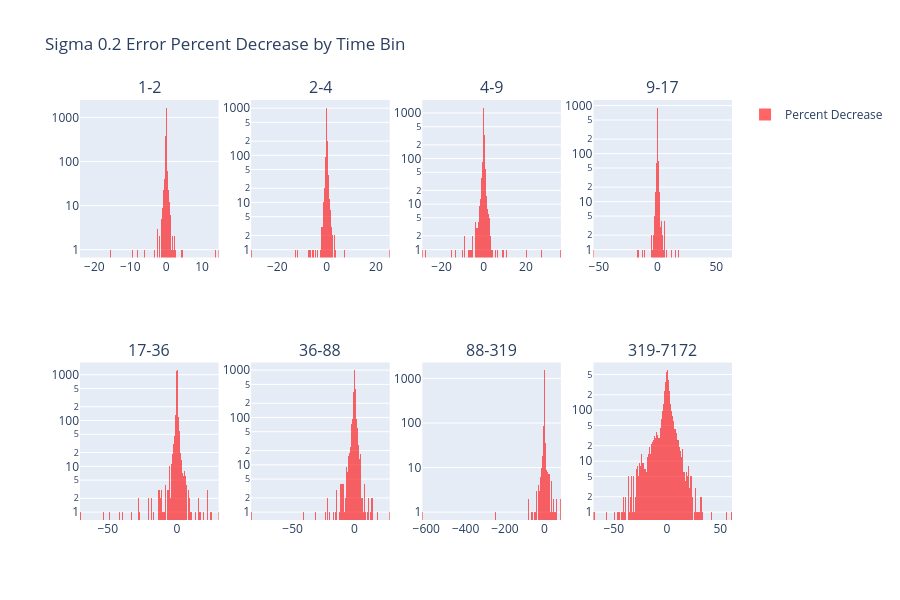

Notebook code for this chart:
### Code cell
error_change_proportion_by_time_bin(unary, S0_2_R0_static)

### Figure 1 — Plotly figure (JSON) as saved in the notebook; plotly's stock layout.template omitted (floating-point values rounded to 4 significant figures; data arrays with more than 128 entries replaced by an {"elided": "..."} marker saying what was removed)
{"data": [{"marker": {"color": "red"}, "name": "Percent Decrease", "opacity": 0.6, "showlegend": true, "type": "histogram", "x": {"elided": "4797 float values"}, "xaxis": "x", "yaxis": "y"}, {"marker": {"color": "red"}, "name": "Percent Decrease", "opacity": 0.6, "showlegend": false, "type": "histogram", "x": {"elided": "2827 float values"}, "xaxis": "x2", "yaxis": "y2"}, {"marker": {"color": "red"}, "name": "Percent Decrease", "opacity": 0.6, "showlegend": false, "type": "histogram", "x": {"elided": "4081 float values"}, "xaxis": "x3", "yaxis": "y3"}, {"marker": {"color": "red"}, "name": "Percent Decrease", "opacity": 0.6, "showlegend": false, "type": "histogram", "x": {"elided": "3451 float values"}, "xaxis": "x4", "yaxis": "y4"}, {"marker": {"color": "red"}, "name": "Percent Decrease", "opacity": 0.6, "showlegend": false, "type": "histogram", "x": {"elided": "3663 float values"}, "xaxis": "x5", "yaxis": "y5"}, {"marker": {"color": "red"}, "name": "Percent Decrease", "opacity": 0.6, "showlegend": false, "type": "histogram", "x": {"elided": "3694 float values"}, "xaxis": "x6", "yaxis": "y6"}, {"marker": {"color": "red"}, "name": "Percent Decrease", "opacity": 0.6, "showlegend": false, "type": "histogram", "x": {"elided": "3720 float values"}, "xaxis": "x7", "yaxis": "y7"}, {"marker": {"color": "red"}, "name": "Percent Decrease", "opacity": 0.6, "showlegend": false, "type": "histogram", "x": {"elided": "3740 float values"}, "xaxis": "x8", "yaxis": "y8"}], "layout": {"annotations": [{"font": {"size": 16}, "showarrow": false, "text": "1-2", "x": 0.1062, "xanchor": "center", "xref": "paper", "y": 1, "yanchor": "bottom", "yref": "paper"}, {"font": {"size": 16}, "showarrow": false, "text": "2-4", "x": 0.3688, "xanchor": "center", "xref": "paper", "y": 1, "yanchor": "bottom", "yref": "paper"}, {"font": {"size": 16}, "showarrow": false, "text": "4-9", "x": 0.6313, "xanchor": "center", "xref": "paper", "y": 1, "yanchor": "bottom", "yref": "paper"}, {"font": {"size": 16}, "showarrow": false, "text": "9-17", "x": 0.8938, "xanchor": "center", "xref": "paper", "y": 1, "yanchor": "bottom", "yref": "paper"}, {"font": {"size": 16}, "showarrow": false, "text": "17-36", "x": 0.1062, "xanchor": "center", "xref": "paper", "y": 0.375, "yanchor": "bottom", "yref": "paper"}, {"font": {"size": 16}, "showarrow": false, "text": "36-88", "x": 0.3688, "xanchor": "center", "xref": "paper", "y": 0.375, "yanchor": "bottom", "yref": "paper"}, {"font": {"size": 16}, "showarrow": false, "text": "88-319", "x": 0.6313, "xanchor": "center", "xref": "paper", "y": 0.375, "yanchor": "bottom", "yref": "paper"}, {"font": {"size": 16}, "showarrow": false, "text": "319-7172", "x": 0.8938, "xanchor": "center", "xref": "paper", "y": 0.375, "yanchor": "bottom", "yref": "paper"}], "barmode": "overlay", "height": 600, "title": {"text": "Sigma 0.2 Error Percent Decrease by Time Bin"}, "xaxis": {"anchor": "y", "domain": [0, 0.2125]}, "xaxis2": {"anchor": "y2", "domain": [0.2625, 0.475]}, "xaxis3": {"anchor": "y3", "domain": [0.525, 0.7375]}, "xaxis4": {"anchor": "y4", "domain": [0.7875, 1]}, "xaxis5": {"anchor": "y5", "domain": [0, 0.2125]}, "xaxis6": {"anchor": "y6", "domain": [0.2625, 0.475]}, "xaxis7": {"anchor": "y7", "domain": [0.525, 0.7375]}, "xaxis8": {"anchor": "y8", "domain": [0.7875, 1]}, "yaxis": {"anchor": "x", "domain": [0.625, 1], "type": "log"}, "yaxis2": {"anchor": "x2", "domain": [0.625, 1], "type": "log"}, "yaxis3": {"anchor": "x3", "domain": [0.625, 1], "type": "log"}, "yaxis4": {"anchor": "x4", "domain": [0.625, 1], "type": "log"}, "yaxis5": {"anchor": "x5", "domain": [0, 0.375], "type": "log"}, "yaxis6": {"anchor": "x6", "domain": [0, 0.375], "type": "log"}, "yaxis7": {"anchor": "x7", "domain": [0, 0.375], "type": "log"}, "yaxis8": {"anchor": "x8", "domain": [0, 0.375], "type": "log"}}}
